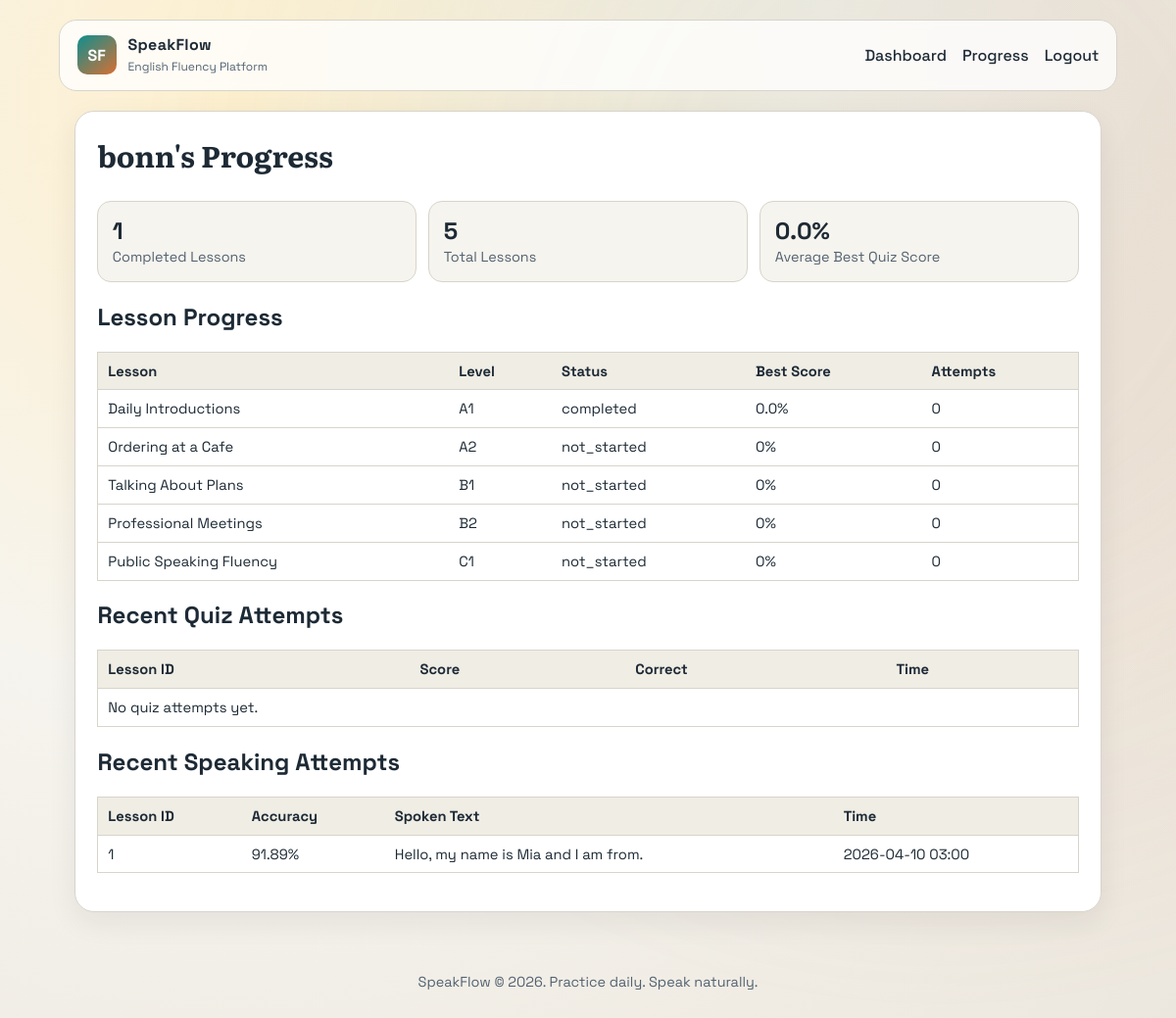
Page /progress (signed in) on the committed database.
### app/models.py (models this page shows)
class User(Base):
    __tablename__ = "users"
    id: Mapped[int] = mapped_column(Integer, primary_key=True, index=True)
    username: Mapped[str] = mapped_column(String(50), unique=True, nullable=False, index=True)
    email: Mapped[str] = mapped_column(String(120), unique=True, nullable=False, index=True)
    password_hash: Mapped[str] = mapped_column(String(255), nullable=False)
    created_at: Mapped[datetime] = mapped_column(DateTime, default=utc_now, nullable=False)
    progress_entries = relationship("LessonProgress", back_populates="user", cascade="all, delete-orphan")
    quiz_attempts = relationship("QuizAttempt", back_populates="user", cascade="all, delete-orphan")
    speaking_attempts = relationship("SpeakingAttempt", back_populates="user", cascade="all, delete-orphan")

class Lesson(Base):
    __tablename__ = "lessons"
    id: Mapped[int] = mapped_column(Integer, primary_key=True, index=True)
    title: Mapped[str] = mapped_column(String(120), nullable=False)
    level: Mapped[str] = mapped_column(String(20), nullable=False, default="A1")
    description: Mapped[str] = mapped_column(String(240), nullable=False)
    content: Mapped[str] = mapped_column(Text, nullable=False)
    target_sentence: Mapped[str] = mapped_column(String(240), nullable=False)
    sort_order: Mapped[int] = mapped_column(Integer, default=0, nullable=False)
    questions = relationship("QuizQuestion", back_populates="lesson", cascade="all, delete-orphan")
    progress_entries = relationship("LessonProgress", back_populates="lesson", cascade="all, delete-orphan")

class LessonProgress(Base):
    __tablename__ = "lesson_progress"
    __table_args__ = (UniqueConstraint("user_id", "lesson_id", name="uq_user_lesson_progress"),)
    id: Mapped[int] = mapped_column(Integer, primary_key=True, index=True)
    user_id: Mapped[int] = mapped_column(ForeignKey("users.id", ondelete="CASCADE"), nullable=False, index=True)
    lesson_id: Mapped[int] = mapped_column(ForeignKey("lessons.id", ondelete="CASCADE"), nullable=False, index=True)
    status: Mapped[str] = mapped_column(String(20), nullable=False, default="not_started")
    best_score: Mapped[float] = mapped_column(Float, nullable=False, default=0.0)
    attempts: Mapped[int] = mapped_column(Integer, nullable=False, default=0)
    last_attempt_at: Mapped[datetime | None] = mapped_column(DateTime, nullable=True)
    user = relationship("User", back_populates="progress_entries")
    lesson = relationship("Lesson", back_populates="progress_entries")

class SpeakingAttempt(Base):
    __tablename__ = "speaking_attempts"
    id: Mapped[int] = mapped_column(Integer, primary_key=True, index=True)
    user_id: Mapped[int] = mapped_column(ForeignKey("users.id", ondelete="CASCADE"), nullable=False, index=True)
    lesson_id: Mapped[int] = mapped_column(ForeignKey("lessons.id", ondelete="CASCADE"), nullable=False, index=True)
    target_sentence: Mapped[str] = mapped_column(String(240), nullable=False)
    spoken_text: Mapped[str] = mapped_column(String(240), nullable=False)
    accuracy: Mapped[float] = mapped_column(Float, nullable=False)
    created_at: Mapped[datetime] = mapped_column(DateTime, default=utc_now, nullable=False)
    user = relationship("User", back_populates="speaking_attempts")

### app/main.py (the view)
    @app.get("/progress")
    def progress_page(request: Request, db: Session = Depends(get_db)):
        user = current_user(request, db)
        if not user:
            return RedirectResponse(url="/login", status_code=303)
        lessons = db.query(Lesson).order_by(Lesson.sort_order.asc()).all()
        progress_rows = db.query(LessonProgress).filter(LessonProgress.user_id == user.id).all()
        progress_map = {item.lesson_id: item for item in progress_rows}
        completed_count = sum(1 for p in progress_rows if p.status == "completed")
        avg_score = round(sum(p.best_score for p in progress_rows) / len(progress_rows), 2) if progress_rows else 0.0
        quiz_attempts = (
            db.query(QuizAttempt)
            .filter(QuizAttempt.user_id == user.id)
            .order_by(QuizAttempt.created_at.desc())
            .limit(8)
            .all()
        )
        speaking_attempts = (
            db.query(SpeakingAttempt)
            .filter(SpeakingAttempt.user_id == user.id)
            .order_by(SpeakingAttempt.created_at.desc())
            .limit(8)
            .all()
        )
        return render_template(
            request,
            "progress.html",
            {
                "title": "Progress",
                "user": user,
                "lessons": lessons,
                "progress_map": progress_map,
                "completed_count": completed_count,
                "total_lessons": len(lessons),
                "avg_score": avg_score,
                "quiz_attempts": quiz_attempts,
                "speaking_attempts": speaking_attempts,
            },
        )

### app/templates/progress.html
{% extends "base.html" %}
{% block content %}
<section class="progress-shell reveal">
    <h1>{{ user.username }}'s Progress</h1>
    <div class="stats-row">
        <article>
            <strong>{{ completed_count }}</strong>
            <span>Completed Lessons</span>
        </article>
        <article>
            <strong>{{ total_lessons }}</strong>
            <span>Total Lessons</span>
        </article>
        <article>
            <strong>{{ avg_score }}%</strong>
            <span>Average Best Quiz Score</span>
        </article>
    </div>
    <h2>Lesson Progress</h2>
    <div class="table-wrap">
        <table>
            <thead>
                <tr>
                    <th>Lesson</th>
                    <th>Level</th>
                    <th>Status</th>
                    <th>Best Score</th>
                    <th>Attempts</th>
                </tr>
            </thead>
            <tbody>
                {% for lesson in lessons %}
                    {% set p = progress_map.get(lesson.id) %}
                    <tr>
                        <td>{{ lesson.title }}</td>
                        <td>{{ lesson.level }}</td>
                        <td>{{ p.status if p else 'not_started' }}</td>
                        <td>{{ (p.best_score | round(1)) if p else 0 }}%</td>
                        <td>{{ p.attempts if p else 0 }}</td>
                    </tr>
                {% endfor %}
            </tbody>
        </table>
    </div>
    <h2>Recent Quiz Attempts</h2>
    <div class="table-wrap">
        <table>
            <thead>
                <tr>
                    <th>Lesson ID</th>
                    <th>Score</th>
                    <th>Correct</th>
                    <th>Time</th>
                </tr>
            </thead>
            <tbody>
                {% for item in quiz_attempts %}
                    <tr>
                        <td>{{ item.lesson_id }}</td>
                        <td>{{ item.score }}%</td>
                        <td>{{ item.correct_answers }}/{{ item.total_questions }}</td>
                        <td>{{ item.created_at.strftime('%Y-%m-%d %H:%M') }}</td>
                    </tr>
                {% else %}
                    <tr><td colspan="4">No quiz attempts yet.</td></tr>
                {% endfor %}
            </tbody>
        </table>
    </div>
    <h2>Recent Speaking Attempts</h2>
    <div class="table-wrap">
        <table>
            <thead>
                <tr>
                    <th>Lesson ID</th>
                    <th>Accuracy</th>
                    <th>Spoken Text</th>
                    <th>Time</th>
                </tr>
            </thead>
            <tbody>
                {% for item in speaking_attempts %}
                    <tr>
                        <td>{{ item.lesson_id }}</td>
                        <td>{{ item.accuracy }}%</td>
                        <td>{{ item.spoken_text }}</td>
                        <td>{{ item.created_at.strftime('%Y-%m-%d %H:%M') }}</td>
                    </tr>
                {% else %}
                    <tr><td colspan="4">No speaking attempts yet.</td></tr>
                {% endfor %}
            </tbody>
        </table>
    </div>
</section>
{% endblock %}

### app/static/style.css (style rules this page uses)
:root { --ink: #1d2a35; --muted: #536271; --surface: #f6f4ee; --surface-strong: #ffffff; --accent: #0e8f8f; --accent-2: #d86f32; --line: #d7d4cb; --danger: #9c2c2c; --success: #1e7a45; }
* { box-sizing: border-box; }
body { margin: 0; color: var(--ink); font-family: "Space Grotesk", sans-serif; background: radial-gradient(circle at 20% 10%, #fef0cf 0%, #f6f4ee 45%, #ece7de 100%); min-height: 100vh; }
.hero-panel, .auth-card, .lesson-card, .lesson-view, .quiz-shell, .result-shell, .speaking-shell, .progress-shell { border: 1px solid var(--line); border-radius: 20px; padding: 1.4rem; background: var(--surface-strong); box-shadow: 0 10px 30px rgba(28, 33, 43, 0.07); }
.hero-panel h1, .auth-card h1, .lesson-view h1, .quiz-shell h1, .result-shell h1, .speaking-shell h1, .progress-shell h1 { margin-top: 0; font-family: "Literata", serif; font-size: clamp(1.5rem, 2.5vw, 2.1rem); }
.stats-row { display: grid; grid-template-columns: repeat(3, minmax(0, 1fr)); gap: 0.8rem; margin-top: 1rem; }
.stats-row article { border: 1px solid var(--line); background: var(--surface); border-radius: 14px; padding: 0.9rem; }
.stats-row strong { font-size: 1.5rem; display: block; }
.stats-row span { color: var(--muted); font-size: 0.9rem; }
.table-wrap { overflow-x: auto; margin: 0.7rem 0 1rem; }
table { border-collapse: collapse; width: 100%; min-width: 580px; background: #fff; border: 1px solid var(--line); }
th, td { text-align: left; border-bottom: 1px solid var(--line); padding: 0.62rem; font-size: 0.92rem; }
th { background: #f0ede5; }
.reveal { opacity: 0; transform: translateY(10px); animation: rise 480ms ease forwards; }

### rows in the picture
User: username "bonn"
Lesson: title "Daily Introductions", level "A1"
LessonProgress: status "completed", best_score "0.0", attempts "0"
Lesson: title "Ordering at a Cafe", level "A2", status "not_started", best_score "0", attempts "0"
Lesson: title "Talking About Plans", level "B1", status "not_started", best_score "0", attempts "0"
Lesson: title "Professional Meetings", level "B2", status "not_started", best_score "0", attempts "0"
Lesson: title "Public Speaking Fluency", level "C1", status "not_started", best_score "0", attempts "0"
SpeakingAttempt: lesson_id "1", accuracy "91.89", spoken_text "Hello, my name is Mia and I am from.", created_at "2026-04-10 03:00"

### other values in the picture
{{ completed_count }} "1"
{{ total_lessons }} "5"
{{ avg_score }} "0.0"
{{ current_year }} "2026"
